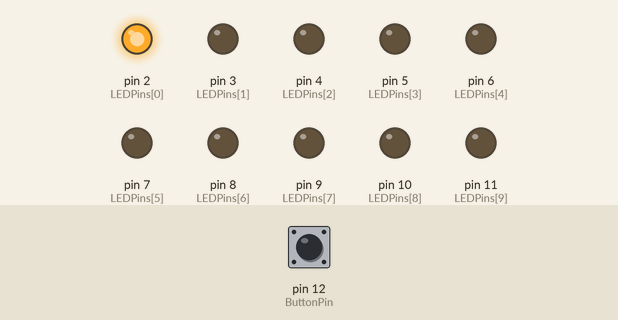
The sketch below on a simulated Arduino Uno, built with avr-gcc and run on an emulated ATmega328P. Shown: output pins drawn as LEDs (lit = HIGH). Inputs (shaded band) come from the test bench; at power-on: pin 12 (ButtonPin) LOW.

Above: at 0.02 s.
At 0.37 s:
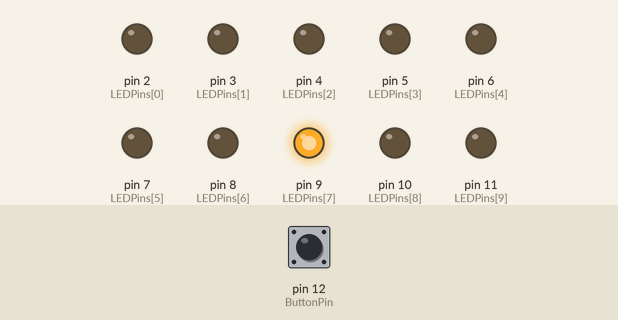
At 0.72 s:
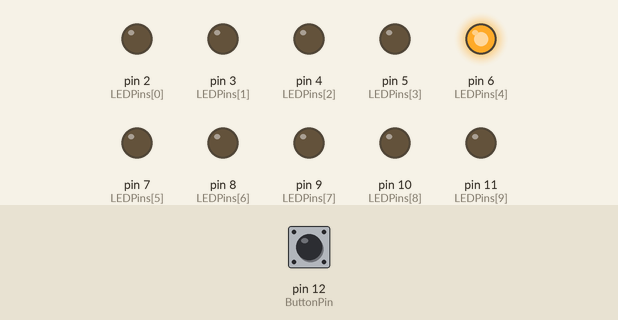
At 1.47 s:
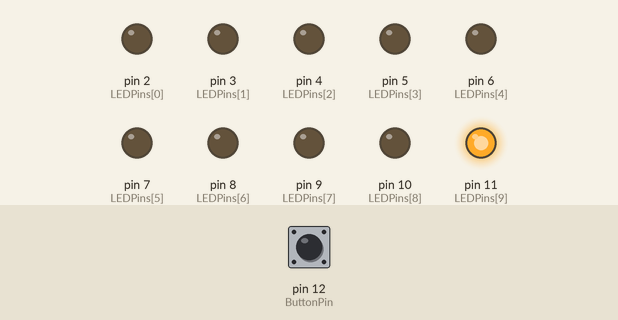
At 2.17 s:
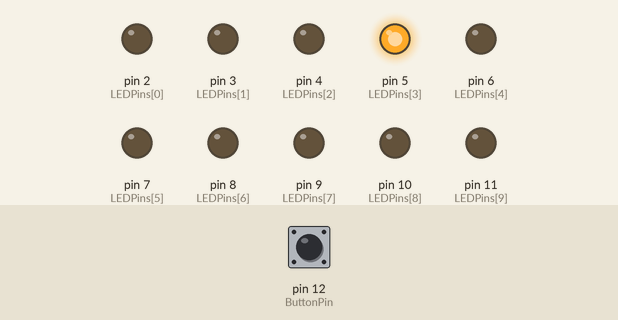
At 2.92 s:
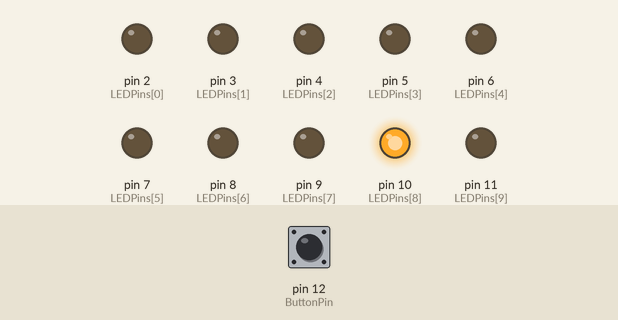
Timing chart, 0 to 3.2 s (numbered marks = the images above):
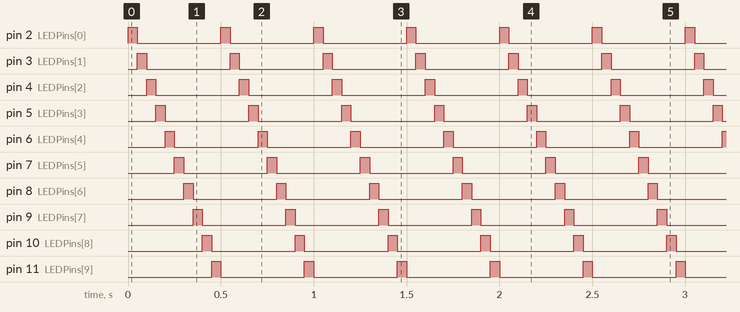

Measured:
- by itself, pin 2 (LEDPins[0]), pin 3 (LEDPins[1]), pin 4 (LEDPins[2]), pin 5 (LEDPins[3]), pin 6 (LEDPins[4]), pin 7 (LEDPins[5]), pin 8 (LEDPins[6]), pin 9 (LEDPins[7]), pin 10 (LEDPins[8]), pin 11 (LEDPins[9]): alternates HIGH for 0.05 s and LOW for 0.45 s
- by itself, everything shown: repeats every 0.50 s, in 10 steps

The sketch:

Lab3_running_lights.ino
```cpp
const int LEDS = 10;
const int LEDPins[LEDS] = {2, 3, 4, 5, 6, 7, 8, 9, 10, 11};
const int ButtonPin = 12;
int buttonState = 0;

void setup()
{
    for (int i = 0; i < LEDS; i++) {
        pinMode(LEDPins[i], OUTPUT);
    }
    pinMode(ButtonPin, INPUT);
}

void loop()
{
    buttonState = digitalRead(ButtonPin);
    if (buttonState == HIGH)
    {
        for (int i = LEDS - 1; i >= 0; i--) {
            digitalWrite(LEDPins[i], HIGH);
            delay(50);
            digitalWrite(LEDPins[i], LOW);
        }
    }
    else
    {
        for (int i = 0; i < LEDS; i++) {
            digitalWrite(LEDPins[i], HIGH);
            delay(50);
            digitalWrite(LEDPins[i], LOW);
        }
    }
}
```
